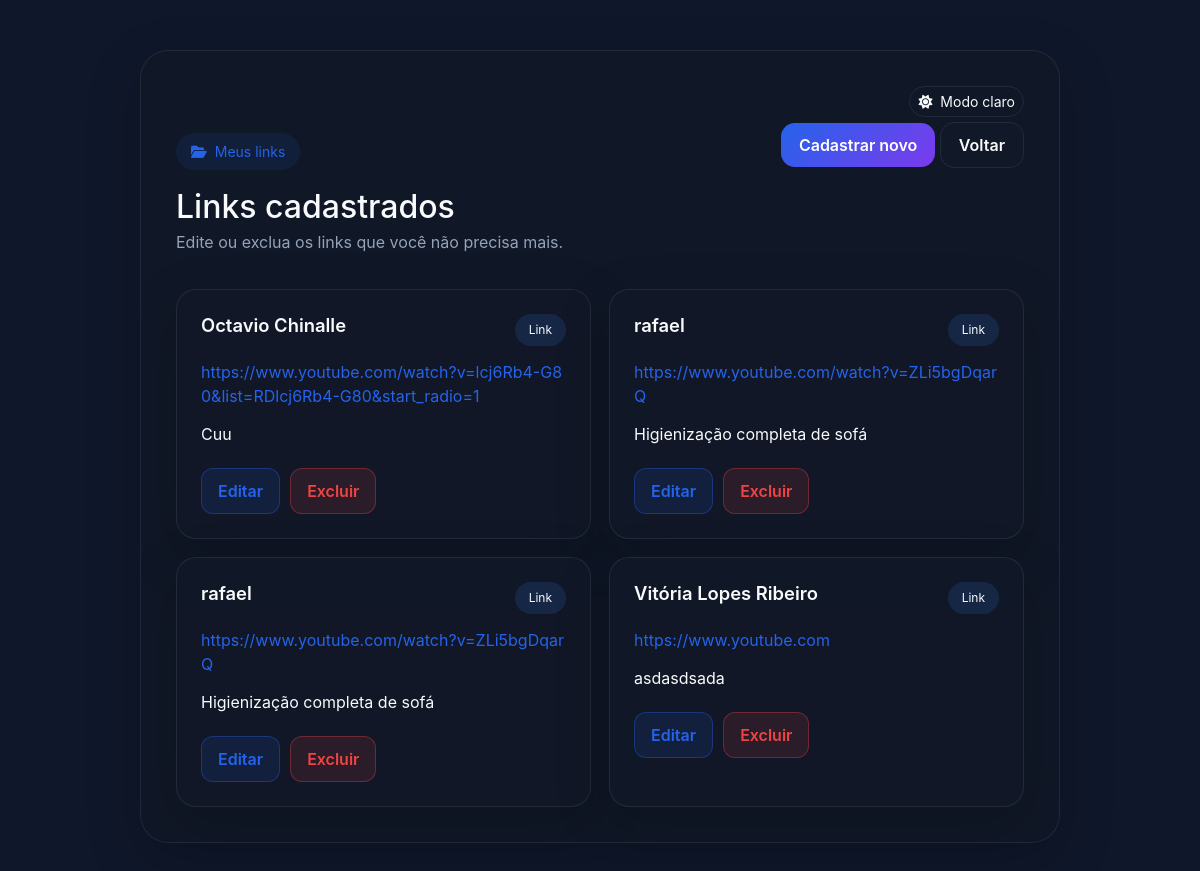
/listar/ (signed in), run on an earlier commit of the app's database.
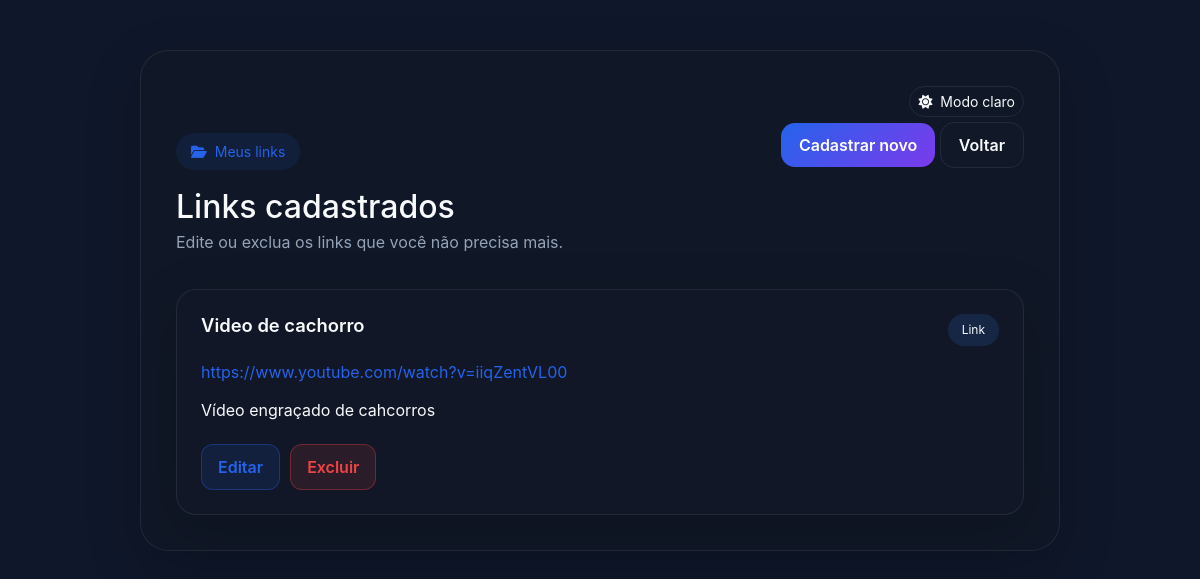
And on a later commit of the database.
### core/models.py (models this page shows, shortened)
class LinkModel(models.Model):
    id = models.AutoField(primary_key=True)
    titulo = models.CharField(max_length=150)
    link = models.URLField(max_length=500, unique=True)
    observacao = models.TextField(blank=True)

### core/views.py (the view)
# urls.py: path('listar/', listar, name='listar'),
@login_required
def listar(request):
    data = LinkModel.objects.all()
    delete_form = DeleteLinkForm()
    return render(request, 'listar.html', {'dados': data, 'delete_form': delete_form})

### core/templates/listar.html (shortened to what this page needs)
{% load static %}
<!DOCTYPE html>
<html lang="pt-BR">
<head>
    <link href="https://cdn.jsdelivr.net/npm/bootstrap@5.3.3/dist/css/bootstrap.min.css" rel="stylesheet">
    <link href="https://cdnjs.cloudflare.com/ajax/libs/font-awesome/6.5.0/css/all.min.css" rel="stylesheet">
    <link href="{% static 'index.css' %}" rel="stylesheet">
</head>
<body>
    <div class="main-container">
        <div class="main-card">
            <div class="theme-toggle-wrapper text-end mb-3">
                <button id="theme-toggle" type="button" class="btn btn-outline-secondary btn-sm">
                    <i class="fas fa-moon me-1" id="theme-toggle-icon"></i>
                    <span id="theme-toggle-text">Tema claro</span>
                </button>
            </div>
            <div class="top-area">
                <div>
                    <div class="hero-badge">
                      <i class="fas fa-folder-open"></i> Meus links
                    </div>
                    <h2 class="card-title mb-1">Links cadastrados</h2>
                    <p class="text-secondary mb-0">Edite ou exclua os links que você não precisa mais.</p>
                </div>
                <div class="header-buttons">
                    <a href="{% url 'criar' %}" class="btn-custom btn-primary-custom">Cadastrar novo</a>
                    <a href="{% url 'home' %}" class="btn-custom btn-secondary-custom">Voltar</a>
                </div>
            </div>
            {% if dados %}
                <div class="links-grid">
                    {% for link in dados %}
                        <div class="link-card">
                            <div class="link-top">
                                <div>
                                    <h5>{{ link.titulo }}</h5>
                                </div>
                                <span class="badge-custom">Link</span>
                            </div>
                            <a href="{{ link.link }}" target="_blank" class="link-url">{{ link.link }}</a>
                            <p class="description">{{ link.observacao|default:"Sem observação" }}</p>
                            <div class="actions">
                                <a href="{% url 'editar' link.id %}" class="btn-action btn-edit">Editar</a>
                                <form method="POST" action="{% url 'excluir' link.id %}" class="m-0">
                                    <button type="submit" class="btn-action btn-delete">Excluir</button>
                                </form>
                            </div>
                        </div>
                    {% endfor %}
                </div>
                {% else %}
                    <div class="alert alert-info mb-0">Nenhum link cadastrado ainda. Clique em Cadastrar novo para adicionar.</div>
                {% endif %}
            </div>
        </div>
</body>
</html>

### core/static/index.css (style rules this page uses)
html, body { min-height: 100vh; background: var(--body-bg); }
body { font-family: 'Inter', sans-serif; color: var(--body-text); }
.main-container { width: 100%; max-width: 950px; margin: auto; padding: 50px 15px; }
.card, .action-card, .form-card, .link-card, .main-card, .login-card { background: var(--surface-alt) !important; border-color: var(--border) !important; box-shadow: 0 18px 55px rgba(0, 0, 0, 0.18); color: var(--body-text); }
.card-title, .card h1, .card h2, .card h3, .card h4, .card h5, .card h6, .card p, .card label, .card .form-label, .card .text-muted, .card .text-secondary { color: var(--body-text) !important; }
.hero-badge { background: rgba(37, 99, 235, 0.10); color: var(--primary); }
.main-card { background: var(--surface-alt); border: 1px solid var(--border); border-radius: 28px; padding: 35px; backdrop-filter: blur(14px); box-shadow: 0 10px 45px rgba(0, 0, 0, 0.15); }
.hero-badge { display: inline-flex; align-items: center; gap: 8px; padding: 8px 15px; border-radius: 999px; background: rgba(59, 130, 246, 0.15); color: #93c5fd; font-size: 14px; margin-bottom: 18px; }
.top-area { display: flex; justify-content: space-between; gap: 20px; flex-wrap: wrap; margin-bottom: 35px; }
.btn-custom { border: none; border-radius: 14px; padding: 12px 18px; font-weight: 600; transition: 0.2s; text-decoration: none; }
.btn-primary-custom { background: linear-gradient(135deg, #2563eb, #7c3aed); color: white; }
.btn-secondary-custom { background: var(--surface); color: var(--body-text); border: 1px solid var(--border); }
.links-grid { display: grid; grid-template-columns: repeat(auto-fit, minmax(300px, 1fr)); gap: 18px; }
.link-card { background: var(--surface); border: 1px solid var(--border); border-radius: 20px; padding: 24px; transition: 0.2s; }
.link-top { display: flex; justify-content: space-between; gap: 20px; margin-bottom: 14px; flex-wrap: wrap; }
.link-top h5 { margin: 0; font-size: 1.15rem; font-weight: 600; }
.badge-custom { background: rgba(59, 130, 246, 0.15); color: var(--body-text) !important; padding: 7px 14px; border-radius: 999px; font-size: 12px; height: fit-content; }
.link-url { display: inline-block; color: #38bdf8; text-decoration: none; margin-bottom: 14px; word-break: break-all; }
.description { color: var(--body-text) !important; margin-bottom: 22px; }
.actions { display: flex; gap: 10px; flex-wrap: wrap; }
.btn-action { padding: 10px 16px; border-radius: 12px; font-weight: 600; text-decoration: none; transition: 0.2s; }
.btn-edit { background: rgba(37, 99, 235, 0.12); border: 1px solid rgba(37, 99, 235, 0.35); color: var(--primary); }
.btn-delete { background: rgba(239, 68, 68, 0.12); border: 1px solid rgba(239, 68, 68, 0.35); color: var(--danger); }
:root { color-scheme: dark; --body-bg: #0f172a; --body-text: #f8fafc; --surface: #111827; --surface-alt: rgba(17, 24, 39, 0.94); --surface-soft: rgba(255, 255, 255, 0.04); --border: rgba(255, 255, 255, 0.08); --muted: #94a3b8; --primary: #2563eb; --primary-strong: #7c3aed; --danger: #ef4444; }
body { background-color: var(--body-bg); color: var(--body-text); }
body, input, textarea, select, button { color: inherit; }
a { color: var(--primary); }
.card, .action-card, .form-card, .link-card, .main-card, .login-card { background: var(--surface-alt); border-color: var(--border); box-shadow: 0 18px 55px rgba(0, 0, 0, 0.18); }
.text-secondary { color: var(--muted) !important; }
.btn-outline-secondary { color: var(--body-text); border-color: var(--border); background: transparent; }
.btn-secondary-custom { background: var(--surface); border: 1px solid var(--border); color: var(--body-text); }
.link-url { color: var(--primary); }
.theme-toggle-wrapper { display: flex; justify-content: flex-end; }
.theme-toggle-wrapper button { border-radius: 999px; border: 1px solid var(--border); color: var(--body-text); background: transparent; }

What changed in the data, as far as the page shows it:
removed LinkModel: titulo "Octavio Chinalle", link "https://www.youtube.com/watch?v=lcj6Rb4-G80&list=RDlcj6Rb4-G80&start_radio=1", observacao "Cuu"
removed LinkModel: titulo "rafael", link "https://www.youtube.com/watch?v=ZLi5bgDqarQ", observacao "Higienização completa de sofá"
removed LinkModel: titulo "rafael", link "https://www.youtube.com/watch?v=ZLi5bgDqarQ", observacao "Higienização completa de sofá"
removed LinkModel: titulo "Vitória Lopes Ribeiro", link "https://www.youtube.com", observacao "asdasdsada"
added LinkModel: titulo "Video de cachorro", link "https://www.youtube.com/watch?v=iiqZentVL00", observacao "Vídeo engraçado de cahcorros"
